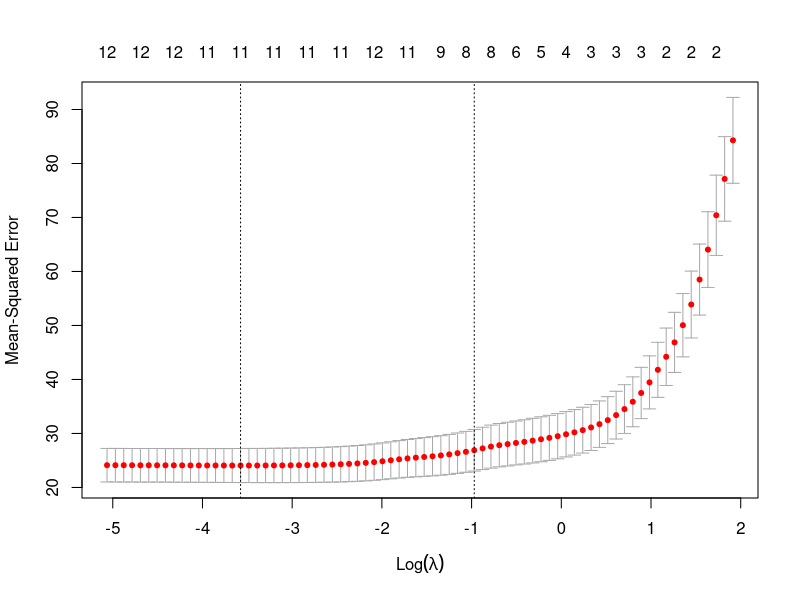
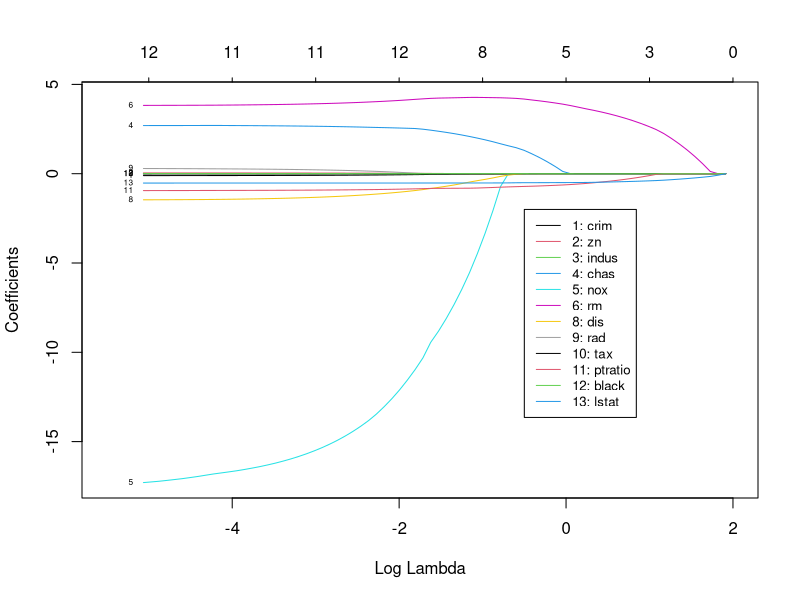

These charts were generated, in order, by the following R code:
# ----------------------------------------------------------------------------
# purpose:  fit a LASSO, 
# audience: you are expected to have some prior experience with R
# ----------------------------------------------------------------------------

# to learn more about LASSO, refer to:
# http://statweb.stanford.edu/~tibs/lasso.html

# ----------------------------------------------------------------------------
# load packages
# ----------------------------------------------------------------------------
(if (!require("glmnet", quietly = TRUE)) install.packages("glmnet"))
library("glmnet") # use this package to fit a glmnet model
(if (!require("MASS", quietly = TRUE)) install.packages("MASS"))
library("MASS") # to use the Boston dataset

# ----------------------------------------------------------------------------
# identify the optimal value of lambda
# ----------------------------------------------------------------------------
# define response variable and predictor variables
response_column <- which(colnames(Boston) %in% c("medv"))
train_X <- data.matrix(Boston[, - response_column])
train_y <- Boston[, response_column]

# use cv.glmnet with 10-fold cross-validation to pick lambda
print("Started fitting LASSO")
model1 <- cv.glmnet(x = train_X, y = train_y, alpha = 1, nfolds = 10,
                    family = "gaussian", type.measure = "mse")
print("Finished fitting LASSO")
plot(model1)

# print out the optimal lambdas
cat("Lambda that gives minimum mean cross-validated error:",
    as.character(round(model1$lambda.min, 4)), "\n\n")
cat("Largest lambda with mean cross-validated error",
    "within 1 standard error of the minimum error:",
    as.character(round(model1$lambda.1se, 4)), "\n\n")
cat("Coefficients based on lambda that", 
    " gives minimum mean cross-validated error: \n")
print(coef(model1, s = "lambda.min"))

# ----------------------------------------------------------------------------
# check how lambda impacts the estimated coefficients
# ----------------------------------------------------------------------------
model2 <- glmnet(x = train_X, y = train_y, alpha = 1, family = "gaussian")

# identify variable names
vn = colnames(train_X)
vid <- as.character(seq(1,length(vn)))

# check and exclude the variables with coefficient value 0 
vnat = coef(model2)
vnat_f <- vnat[-1, ncol(vnat)] 
vid <- vid[vnat_f != 0]
vn <- vn[vnat_f != 0]

#define the legend description, line type, and line color
nvars <- length(vn)
legend_desc <- paste(vid, vn, sep=": ")
legend_desc
mylty <- rep(1,nvars)
mycl <- seq(1,nvars)

# plot
plot(model2, xvar = "lambda", label = TRUE, col = mycl, xlim = c(-5.5, 2))
legend(-0.5,-2, legend_desc, lty = mylty, col = mycl, cex = 0.8) 

# ----------------------------------------------------------------------------
# make predictions
# ----------------------------------------------------------------------------
# data
x_new <- data.matrix(train_X[1:2, - response_column])

# make predictions with model 1
predictions_train <- predict(model1, newx = x_new, s = "lambda.min")
print(predictions_train)

# make predictions with model 2
predictions_train2 <- predict(model2, newx = x_new, s = model1$lambda.min)
print(predictions_train2)
